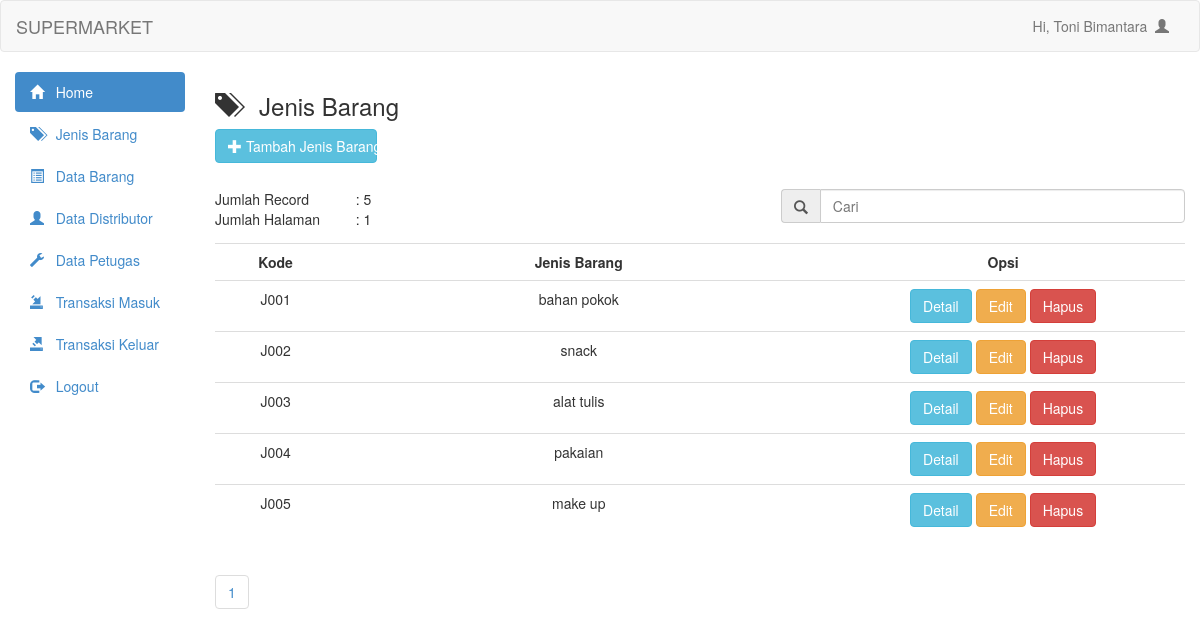
The page /admin/jenis_data.php (signed in) on the database its author committed.
### tables this page shows
CREATE TABLE `tbljenis` (
  `kode_jenis` varchar(10) NOT NULL,
  `jenis` varchar(100) NOT NULL
);

### admin/jenis_data.php (the view, shortened to what this page needs)
<?php
    include "header.php";
    $jenis = mysqli_query($connect, "SELECT * from tbljenis order by kode_jenis asc");
?>
<!DOCTYPE html>
<html lang="en">
<head>
</head>
<body>
    <h3><span class="glyphicon glyphicon-tags"></span> &nbsp Jenis Barang</h3>
    <button style="margin-bottom:20px" data-toggle="modal" data-target="#myModal" class="btn btn-info col-md-2"><span class="glyphicon glyphicon-plus"></span> Tambah Jenis Barang</button>
    <br/>
    <br/>
    <br/>
    <?php
        $per_hal = 10;
        $jumlah_record = mysqli_query($connect, "SELECT COUNT(*) from tbljenis");
        $jum = mysqli_fetch_array($jumlah_record, MYSQLI_NUM);
        $halaman = ceil($jum[0] / $per_hal);
        $page = (isset($_GET['page'])) ? (int) $_GET['page'] : 1;
        $start = ($page - 1) * $per_hal;
    ?>
    <table class="col-md-2">
            <tr>
                <td>Jumlah Record</td>
                <td><?php echo ": ".$jum[0]; ?></td>
            </tr>
            <tr>
                <td>Jumlah Halaman</td>
                <td><?php echo ": ".$halaman; ?></td>
            </tr>
    </table>
    <form action="jenis_search.php" method="get">
        <div class="input-group col-md-5 col-md-offset-7">
            <span class="input-group-addon" id="basic-addon1"><span class="glyphicon glyphicon-search"></span></span>
            <input type="text" class="form-control" placeholder="Cari" aria-describedby="basic-addon1"
                name="cari">
        </div>
    </form>
    <br />
    <table class="table table-hover">
        <tr>
            <th class="col-md-1"><center>Kode</th>
            <th class="col-md-4"><center>Jenis Barang</th>
            <th class="col-md-3"><center>Opsi</th>
        </tr>
        <?php
            if (isset($_GET['cari'])) {
                $cari = mysqli_real_escape_string($connect, $_GET['cari']);
                $jenis = mysqli_query($connect, "select * from tbljenis where jenis like '%$cari%'");
            }
            else {
                $jenis = mysqli_query($connect, "select * from tbljenis limit $start, $per_hal");
            }
            while ($data_jenis = mysqli_fetch_array($jenis)) {
        ?>
        <tr>
            <td><center><?php echo $data_jenis['kode_jenis']?></td>
            <td><center><?php echo $data_jenis['jenis'] ?></td>
            <td><center>
                <a href="jenis_detail.php?kode_jenis=<?php echo $data_jenis['kode_jenis']; ?>" class="btn btn-info">Detail</a>
                <a href="jenis_update.php?kode_jenis=<?php echo $data_jenis['kode_jenis']; ?>" class="btn btn-warning">Edit</a>
                <a onclick="if(confirm('Apakah anda yakin ingin menghapus data <?php echo $data_jenis['kode_jenis']; ?>??')){ location.href='jenis_delete.php?kode_jenis=<?php echo $data_jenis['kode_jenis']; ?>' }" class="btn btn-danger">Hapus</a>
            </td>
        </tr>
        <?php
        }
        ?>
    </table>
    <ul class="pagination">
        <?php
        for ($x = 1; $x <= $halaman; $x++) {
            ?>
        <li><a href="?page=<?php echo $x ?>"><?php echo $x ?></a></li>
        <?php
        }
        ?>
    </ul>
</body>
</html>

### rows shown on the page
tbljenis: kode_jenis "J001", jenis "bahan pokok"
tbljenis: kode_jenis "J002", jenis "snack"
tbljenis: kode_jenis "J003", jenis "alat tulis"
tbljenis: kode_jenis "J004", jenis "pakaian"
tbljenis: kode_jenis "J005", jenis "make up"

### other values the page prints
$_SESSION['user'] "Toni Bimantara"
$jum[0] "5"
$halaman "1"
